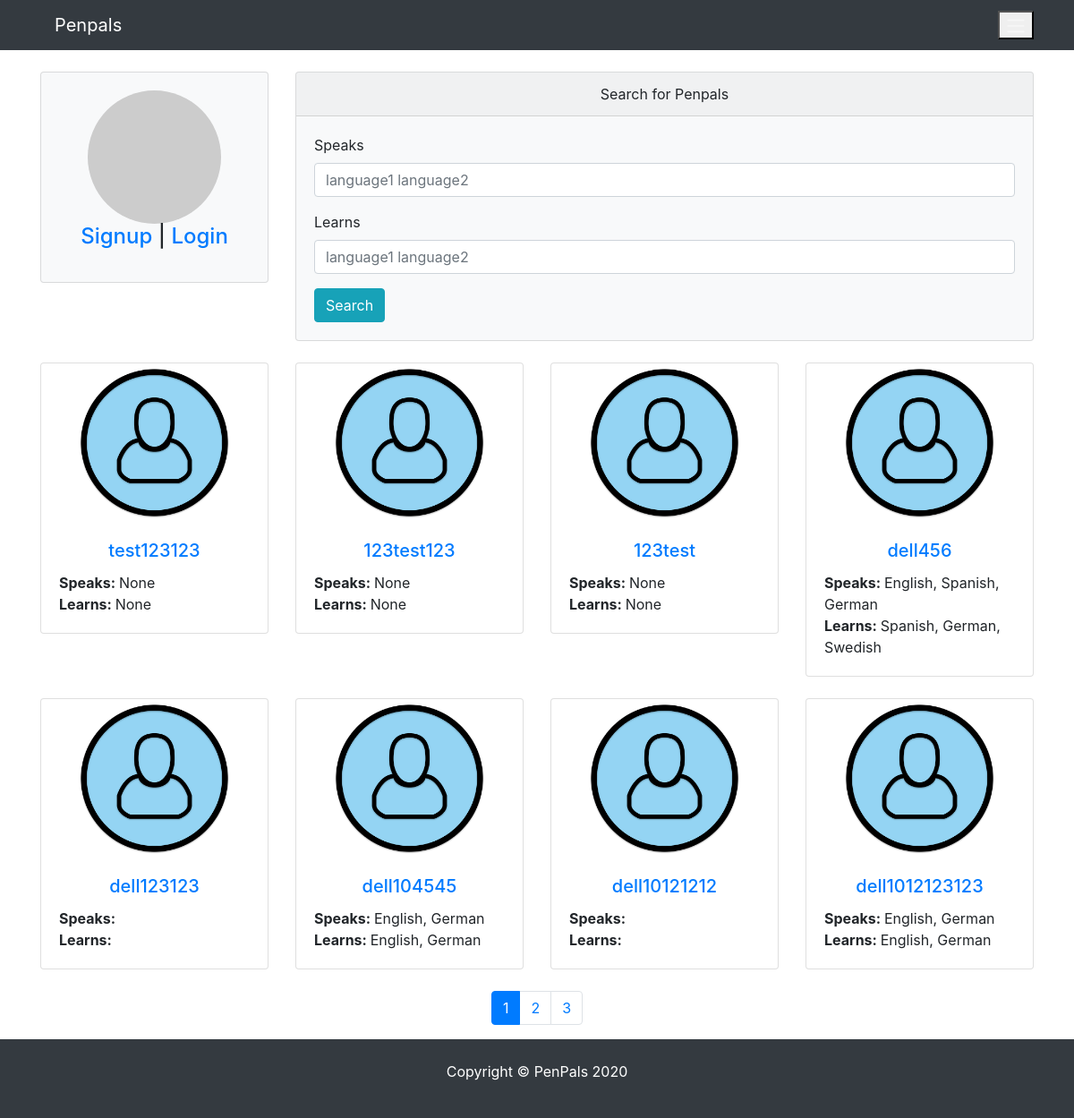
The page / on the database its author committed.
### pages/models.py (models this page shows)
class Profile(models.Model):
    user = models.OneToOneField(
        User, blank=True, null=True, on_delete=models.CASCADE)
    first = models.CharField(max_length=200, blank=True, null=True)
    last = models.CharField(max_length=200, blank=True, null=True)
    photo = models.ImageField(
        default='user.png', upload_to='photos/%y/%m',  blank=True, null=True)
    friends = models.ManyToManyField('self', blank=True)
    speaks = models.CharField(max_length=200, blank=True, null=True)
    learns = models.CharField(max_length=200, blank=True, null=True)
    def __init__(self, *args, **kwargs):
         super(Profile, self).__init__(*args, **kwargs)
         self.speaks = from_value_to_label(self.speaks)
         self.learns = from_value_to_label(self.learns)
    def __str__(self):
        return str(self.user)
    def get_absolute_url(self):
        return reverse("pages:profile", kwargs={"profile_id":self.pk})
    class Meta:
        ordering = ['-id']

### pages/views.py (the view)
# urls.py: path("",  HomeView.as_view(), name="index"),
class HomeView(DetailView):
    template_name = 'pages/index.html'
    form_class = ProfileViewForm
    context_object_name = 'profile'
    model = Profile
    users = Profile.objects.none()
    objects_per_page = 8
    def get_object(self):
        if self.request.user.is_authenticated:
            self.instance = Profile.objects.get(id=self.request.user.profile.id)
        else:
            self.instance = Profile.objects.none()
        return self.instance
    def get_context_data(self, **kwargs):
        context = super(HomeView, self).get_context_data(**kwargs)
        self.users = Profile.objects.all()
        if self.request.user.is_authenticated:
            self.users = self.users.exclude(id=self.request.user.profile.id)
        page_number = self.request.GET.get('page')
        paginator_object = Paginator(self.users, self.objects_per_page)
        page_object = paginator_object.get_page(page_number)
        context.update({
            'page_object': page_object,  # self.users,
            'profile': self.instance,
        })
        return context

### pages/utils.py (called while the page is built)
def from_value_to_label(field):
    if field is not None:
        list_of_labels = [label for value, label in LANGUAGE_CHOICES if str(value) in field]
        return ", ".join(list_of_labels)  # list_of_labels  #ast.literal_eval(field)  # [int(i) for i in field.replace('[','').replace(']','').replace(',','').replace("'",'').split(" ")] # list_of_labels #
    return field

### pages/templates/pages/index.html
{% extends 'pages/base.html' %} {% load crispy_forms_tags %} {% block content %}
<div class="row">
  {% include 'pages/partials/_sidebar.html' %}
  <div class="col-lg-9 col-md-9 col-sm-12">
    <div class="card bg-light">
      <div class="card-header text-center">Search for Penpals</div>
      <div class="card-body">
        <form action="{% url 'pages:search' %}" method="get">
          <div class="form-group">
            <label for="speaks">Speaks</label>
            <input
              type="text"
              name="speaks"
              value="{{request.GET.speaks}}"
              class="form-control"
              id="speaks"
              placeholder="language1 language2"
            />
          </div>
          <div class="form-group">
            <label for="learns">Learns</label>
            <input
              type="text"
              name="learns"
              value="{{request.GET.learns}}"
              class="form-control"
              id="learns"
              placeholder="language1 language2"
            />
          </div>
          <button type="submit" class="btn btn-info">Search</button>
        </form>
      </div>
    </div>
  </div>
</div>
    <div class="row">
        {% for u in page_object %}
            <div class="col-md-3 col-sm-6">
                <div class="card">
                    <img src="{{u.photo.url}}" class="card-img-top mx-auto">
                    <div class="card-body">
                        <h5 class="card-title text-center"><a href="{{u.get_absolute_url}}">{{u}}</a></h5>
                        <p class="card-text">
                            <span><strong>Speaks: </strong>{{u.speaks}}</span></br>
                            <span><strong>Learns: </strong>{{u.learns}}</span></br>
                        </p>
                    </div>
                </div>
            </div>
        {% endfor %}
    </div>
{% endblock content %}

### static_files/css/styles.css (style rules this page uses)
.card-img-top { width: 70%; height: 70%; }
.card { margin-bottom: 1.5rem!important; }

### rows shown on the page
Profile: photo (placeholder picture), user.username "test123123", speaks "None", learns "None"
Profile: photo (placeholder picture), user.username "123test123", speaks "None", learns "None"
Profile: photo (placeholder picture), user.username "123test", speaks "None", learns "None"
Profile: photo (placeholder picture), user.username "dell456", speaks "English, Spanish, German", learns "Spanish, German, Swedish"
Profile: photo (placeholder picture), user.username "dell123123"
Profile: photo (placeholder picture), user.username "dell104545", speaks "English, German", learns "English, German"
Profile: photo (placeholder picture), user.username "dell10121212"
Profile: photo (placeholder picture), user.username "dell1012123123", speaks "English, German", learns "English, German"

### other values the page prints
{{ page }} "1" "2" "3"
